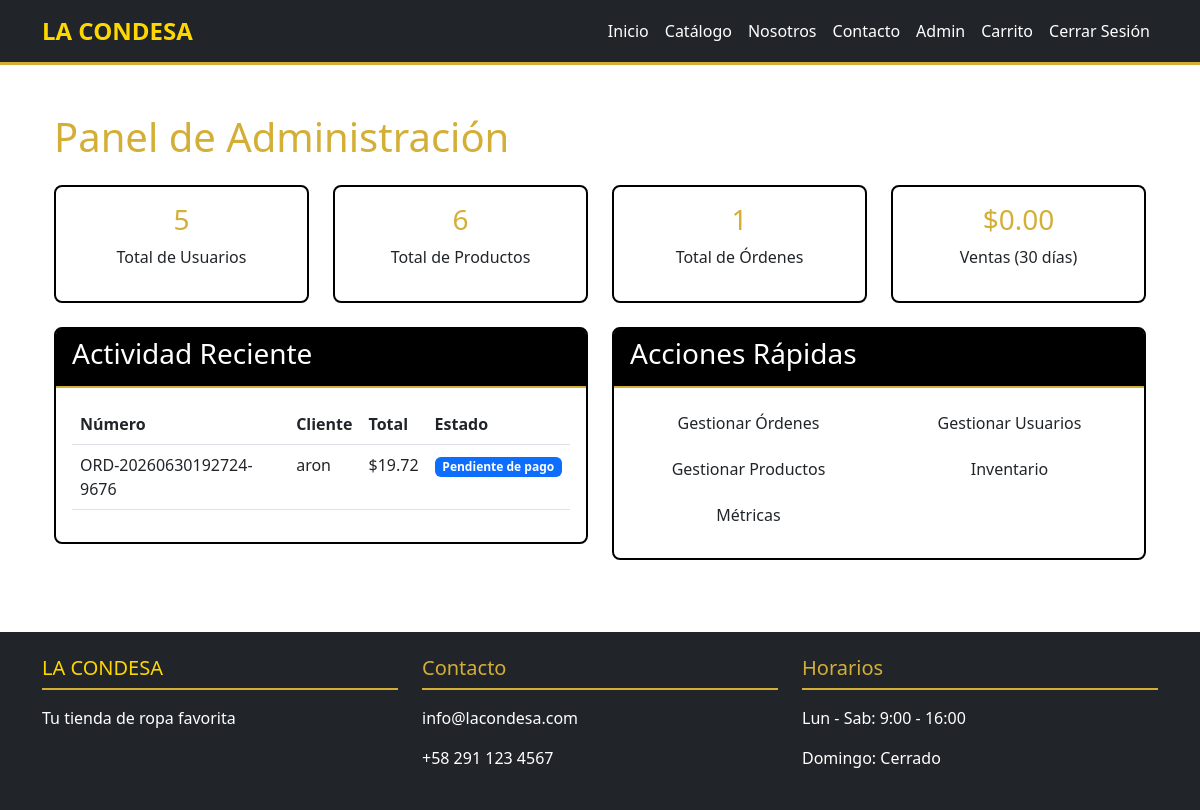
The page /admin/dashboard (signed in) on the database its author committed.
### models/order.py (models this page shows, shortened)
class Order(db.Model):
    __tablename__ = 'orders'
    STATUSES = ['pending_payment', 'paid', 'preparing', 'ready_for_pickup', 'delivered']
    PAYMENT_STATUS = ['pending', 'verified', 'cancelled']
    id = db.Column(db.Integer, primary_key=True)
    user_id = db.Column(db.Integer, db.ForeignKey('users.id'), nullable=False)
    order_number = db.Column(db.String(20), unique=True, nullable=False, index=True)
    subtotal = db.Column(db.Float, nullable=False, default=0.0)
    tax = db.Column(db.Float, nullable=False, default=0.0)
    discount = db.Column(db.Float, nullable=False, default=0.0)
    total = db.Column(db.Float, nullable=False, default=0.0)
    status = db.Column(db.String(20), default='pending_payment', nullable=False)
    pickup_location = db.Column(db.String(100), nullable=True)
    payment_status = db.Column(db.String(20), default='pending', nullable=False)
    payment_reference = db.Column(db.String(50), nullable=True)
    receipt_path = db.Column(db.String(255), nullable=True)
    payment_receipt_path = db.Column(db.String(255), nullable=True)
    confirmed_by_id = db.Column(db.Integer, db.ForeignKey('users.id'), nullable=True)
    created_at = db.Column(db.DateTime, default=datetime.utcnow)
    paid_at = db.Column(db.DateTime, nullable=True)
    delivered_at = db.Column(db.DateTime, nullable=True)
    items = db.relationship('OrderItem', backref='order', lazy='dynamic', cascade='all, delete-orphan')
    customer = db.relationship('User', foreign_keys=[user_id], back_populates='orders', lazy='select')
    confirmed_by = db.relationship('User', foreign_keys=[confirmed_by_id], lazy='select', overlaps="orders")

### models/user.py (models this page shows, shortened)
class User(UserMixin, db.Model):
    __tablename__ = 'users'
    ROLES = ['administrator', 'employee', 'customer']
    id = db.Column(db.Integer, primary_key=True)
    name = db.Column(db.String(100), nullable=False)
    email = db.Column(db.String(120), unique=True, nullable=False, index=True)
    password_hash = db.Column(db.String(256), nullable=False)
    phone = db.Column(db.String(20), nullable=True)
    role = db.Column(db.String(20), default='customer', nullable=False)
    is_active = db.Column(db.Boolean, default=True)
    created_at = db.Column(db.DateTime, default=datetime.utcnow)
    orders = db.relationship('Order', foreign_keys='Order.user_id', back_populates='customer', lazy='dynamic')

### routes/admin.py (the view)
@admin_bp.route('/dashboard')
@login_required
@admin_required
def dashboard():
    total_users = User.query.count()
    total_products = Product.query.count()
    total_orders = Order.query.count()
    recent_orders = Order.query.order_by(Order.created_at.desc()).limit(10).all()
    summary = analytics_service.get_sales_summary(days=30)
    return render_template('admin/dashboard.html',
                         total_users=total_users,
                         total_products=total_products,
                         total_orders=total_orders,
                         recent_orders=recent_orders,
                         summary=summary)

### utils/sessions.py (called while the page is built)
def track_session_activity():
    if current_user.is_authenticated:
        session['last_activity'] = datetime.utcnow().isoformat()
        session['user_agent'] = request.headers.get('User-Agent')
        session['ip_address'] = request.remote_addr

### templates/admin/dashboard.html (shortened to what this page needs)
{% extends "base.html" %}
{% block content %}
<div class="container mt-5">
    <h1 class="text-gold mb-4">Panel de Administración</h1>
    <div class="row mb-4">
        <div class="col-md-3">
            <div class="card border-black">
                <div class="card-body text-center">
                    <h3 class="text-gold">{{ total_users }}</h3>
                    <p>Total de Usuarios</p>
                </div>
            </div>
        </div>
        <div class="col-md-3">
            <div class="card border-black">
                <div class="card-body text-center">
                    <h3 class="text-gold">{{ total_products }}</h3>
                    <p>Total de Productos</p>
                </div>
            </div>
        </div>
        <div class="col-md-3">
            <div class="card border-black">
                <div class="card-body text-center">
                    <h3 class="text-gold">{{ total_orders }}</h3>
                    <p>Total de Órdenes</p>
                </div>
            </div>
        </div>
        <div class="col-md-3">
            <div class="card border-black">
                <div class="card-body text-center">
                    <h3 class="text-gold">${{ "%.2f"|format(summary.total_sales) }}</h3>
                    <p>Ventas (30 días)</p>
                </div>
            </div>
        </div>
    </div>
    <div class="row">
        <div class="col-md-6 mb-4">
            <div class="card border-black">
                <div class="card-header">
                    <h3>Actividad Reciente</h3>
                </div>
                <div class="card-body">
                    {% if recent_orders %}
                    <table class="table">
                        <thead>
                            <tr>
                                <th>Número</th>
                                <th>Cliente</th>
                                <th>Total</th>
                                <th>Estado</th>
                            </tr>
                        </thead>
                        <tbody>
                            {% for order in recent_orders %}
                            <tr>
                                <td>{{ order.order_number }}</td>
                                <td>{{ order.customer.name }}</td>
                                <td>${{ "%.2f"|format(order.total) }}</td>
                                <td><span class="badge bg-primary">{{ order.status|status_es }}</span></td>
                            </tr>
                            {% endfor %}
                        </tbody>
                    </table>
                    {% else %}
                    <p>No hay actividad reciente.</p>
                    {% endif %}
                </div>
            </div>
        </div>
        <div class="col-md-6 mb-4">
            <div class="card border-black">
                <div class="card-header">
                    <h3>Acciones Rápidas</h3>
                </div>
                <div class="card-body">
                    <div class="row">
                        <div class="col-6 mb-2">
                            <a href="{{ url_for('admin.orders') }}" class="btn btn-outline-black w-100">Gestionar Órdenes</a>
                        </div>
                        <div class="col-6 mb-2">
                            <a href="{{ url_for('admin.users') }}" class="btn btn-outline-black w-100">Gestionar Usuarios</a>
                        </div>
                        <div class="col-6 mb-2">
                            <a href="{{ url_for('admin.products') }}" class="btn btn-outline-black w-100">Gestionar Productos</a>
                        </div>
                        <div class="col-6 mb-2">
                            <a href="{{ url_for('admin.inventory') }}" class="btn btn-outline-black w-100">Inventario</a>
                        </div>
                        <div class="col-6 mb-2">
                            <a href="{{ url_for('admin.analytics') }}" class="btn btn-outline-black w-100">Métricas</a>
                        </div>
                    </div>
                </div>
            </div>
        </div>
    </div>
</div>
{% endblock %}

### static/css/style.css (style rules this page uses)
:root { --primary-black: #000000; --primary-gold: #D4AF37; --primary-blue: #1E90FF; --primary-white: #FFFFFF; }
body { font-family: 'Segoe UI', Tahoma, Geneva, Verdana, sans-serif; background-color: var(--primary-white); }
.text-gold { color: var(--primary-gold) !important; }
.card { border: 2px solid var(--primary-black); border-radius: 8px; }
.card-header { background-color: var(--primary-black); color: var(--primary-white); border-bottom: 2px solid var(--primary-gold); }

### rows shown on the page
Order: order_number "ORD-20260630192724-9676", customer.name "aron", total "19.72", status|status_es "Pendiente de pago"

### other values the page prints
{{ total_users }} "5"
{{ total_products }} "6"
{{ total_orders }} "1"
{{ "%.2f"|format(summary.total_sales) }} "0.00"
